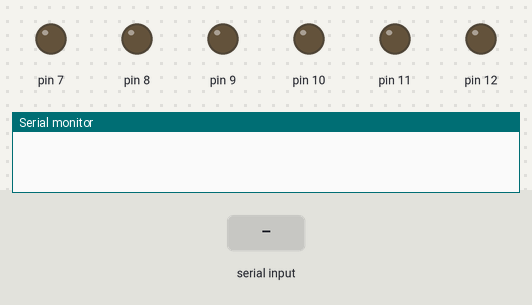
The sketch below on a simulated Arduino Uno, built with avr-gcc and run on an emulated ATmega328P. On the bench: output pins drawn as LEDs (lit = HIGH), the last lines printed to the serial monitor. The test bench sets the inputs (shaded band).

Above: at 1.2 s.
1.3 s: "0" received over Serial
At 1.9 s:
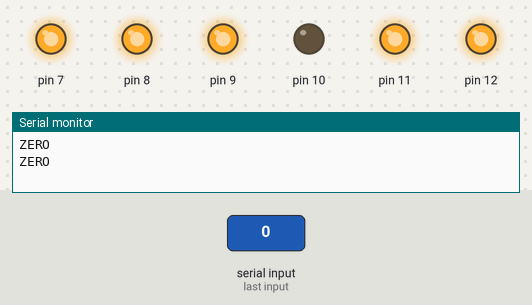
2.8 s: "1" received over Serial
At 4.5 s:
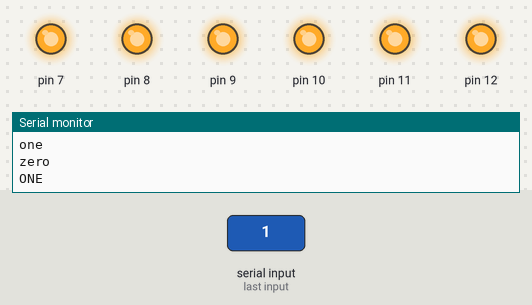
4.8 s: "2" received over Serial
At 5.2 s:
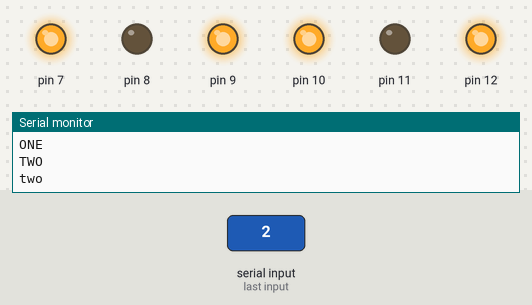
Timing chart, 0 to 7.8 s (numbered marks = the images above; inputs shaded):
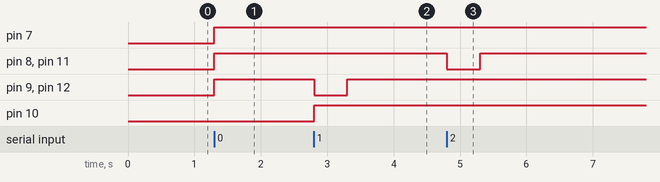

Measured:
- after the input at 1.3 s, pin 7–9, pin 11, pin 12: LOW → HIGH at once
- after the input at 2.8 s, pin 9, pin 12: HIGH → LOW at once, → HIGH 0.50 s later; pin 10: LOW → HIGH at once
- after the input at 4.8 s, pin 8, pin 11: HIGH → LOW at once, → HIGH 0.50 s later

The sketch:

electric-magnet.ino
```cpp
#include <Arduino.h>
#include <Wire.h>
#include <Servo.h>
#include <SoftwareSerial.h>

void setup() {
  // put your setup code here, to run once:
  Serial.begin(9600);


}

void loop() {
  // put your main code here, to run repeatedly:
  if (Serial.available()>0){
    char inChar = Serial.read();
    if (inChar=='0'){
        //EN
        pinMode(7, OUTPUT);
        digitalWrite(7,1);
        //IN1
        pinMode(8, OUTPUT);
        digitalWrite(8,1);
        //IN2
        pinMode(9, OUTPUT);
        digitalWrite(9,1);
        Serial.print("ZERO\n");

        //EN
        pinMode(10, OUTPUT);
        digitalWrite(7,1);
        //IN1
        pinMode(11, OUTPUT);
        digitalWrite(11,1);
        //IN2
        pinMode(12, OUTPUT);
        digitalWrite(12,1);
        Serial.print("ZERO\n");

      }
    //U12=12v 电磁铁弹出
    if (inChar=='1'){
        pinMode(7, OUTPUT);
        digitalWrite(7,1);
        pinMode(8, OUTPUT);
        digitalWrite(8,1);
        pinMode(9, OUTPUT);
        digitalWrite(9,0);
        Serial.print("ONE\n");
        //delay(500);

        pinMode(10, OUTPUT);
        digitalWrite(10,1);
        pinMode(11, OUTPUT);
        digitalWrite(11,1);
        pinMode(12, OUTPUT);
        digitalWrite(12,0);
        Serial.print("one\n");
        delay(500);
        digitalWrite(9,1);
        Serial.print("zero\n");
        digitalWrite(12,1);
        Serial.print("ONE\n");
      }
    //U12=-12V 电磁铁吸入
    if (inChar=='2'){
        pinMode(7, OUTPUT);
        digitalWrite(7,1);
        pinMode(8, OUTPUT);
        digitalWrite(8,0);
        pinMode(9, OUTPUT);
        digitalWrite(9,1);
        Serial.print("TWO\n");
        //delay(500);

        pinMode(10, OUTPUT);
        digitalWrite(10,1);
        pinMode(11, OUTPUT);
        digitalWrite(11,0);
        pinMode(12, OUTPUT);
        digitalWrite(12,1);
        Serial.print("two\n");
        delay(500);
        digitalWrite(8,1);
        Serial.print("zero\n");
        digitalWrite(11,1);
        Serial.print("TWO\n");
      }
      /*
      //MAGNET2
     if (inChar=='3'){
        //EN
        pinMode(10, OUTPUT);
        digitalWrite(7,1);
        //IN1
        pinMode(11, OUTPUT);
        digitalWrite(11,1);
        //IN2
        pinMode(12, OUTPUT);
        digitalWrite(12,1);
        Serial.print("zero\n");
      }
    //U12=12v 电磁铁弹出
    if (inChar=='4'){
        pinMode(10, OUTPUT);
        digitalWrite(7,1);
        pinMode(11, OUTPUT);
        digitalWrite(11,1);
        pinMode(12, OUTPUT);
        digitalWrite(12,0);
        Serial.print("one\n");
        delay(500);
        digitalWrite(12,1);
        Serial.print("zero\n");
      }
    //U12=-12V 电磁铁吸入
    if (inChar=='5'){
        pinMode(10, OUTPUT);
        digitalWrite(10,1);
        pinMode(11, OUTPUT);
        digitalWrite(11,0);
        pinMode(12, OUTPUT);
        digitalWrite(12,1);
        Serial.print("two\n");
        delay(500);
        digitalWrite(11,1);
        Serial.print("zero\n");
      }
      */
  }
}
```
